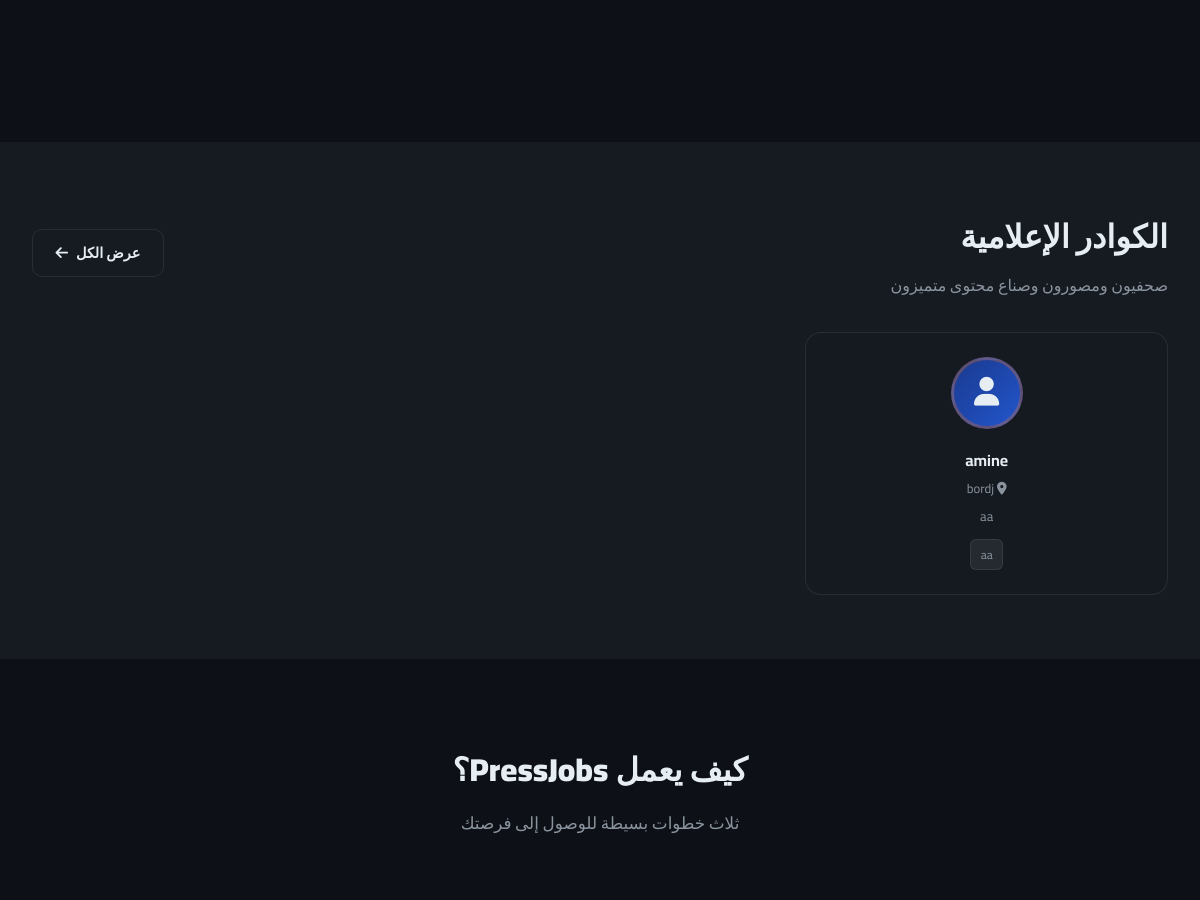
Before: / (middle part) with the older database file.
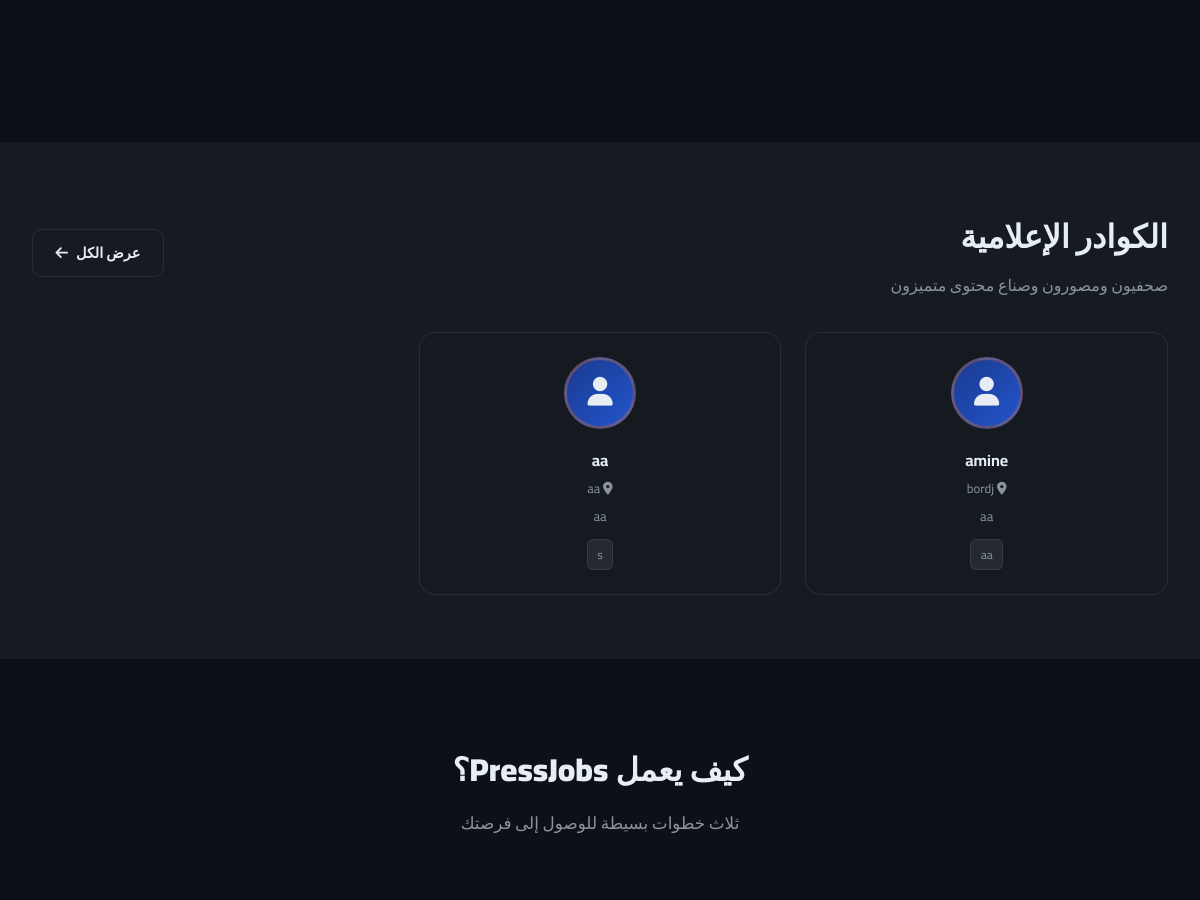
After: the same page with the newer database file.
### tables this page shows
CREATE TABLE users (
        id INTEGER PRIMARY KEY AUTOINCREMENT,
        name TEXT NOT NULL,
        email TEXT UNIQUE NOT NULL,
        password TEXT NOT NULL,
        account_type TEXT NOT NULL,
        bio TEXT,
        location TEXT,
        skills TEXT,
        education TEXT,
        experience TEXT,
        profile_image TEXT,
        created_at TEXT DEFAULT CURRENT_TIMESTAMP
    , last_name TEXT, gender TEXT, civil_status TEXT, specialty TEXT, years_experience TEXT, preferred_channels TEXT, extra_skills TEXT, cv_filename TEXT, intro_video TEXT, article_links TEXT);

### app.py (the view)
@app.route('/')
def index():
    conn = get_db()
    jobs = conn.execute('''
        SELECT jobs.*, users.name as channel_name, users.location as channel_location
        FROM jobs JOIN users ON jobs.channel_id = users.id
        ORDER BY jobs.created_at DESC LIMIT 6
    ''').fetchall()
    channels = conn.execute("SELECT * FROM users WHERE account_type='channel' LIMIT 4").fetchall()
    journalists = conn.execute("SELECT * FROM users WHERE account_type='journalist' LIMIT 6").fetchall()
    conn.close()
    return render_template('index.html', jobs=jobs, channels=channels, journalists=journalists)

### app.py (called while the page is built)
def get_db():
    conn = sqlite3.connect(DB_PATH)
    conn.row_factory = sqlite3.Row
    return conn

### templates/index.html (shortened to what this page needs)
{% extends 'base.html' %}
{% block content %}
<section class="section">
    <div style="max-width:1200px;margin:0 auto">
        {% if jobs %}
        <div class="grid-3">
        {% for job in jobs %}
        <a href="/job/{{ job.id }}" class="card job-card">
            <div class="job-card-header">
                <div>
                    <h3>{{ job.title }}</h3>
                    <div class="job-meta">
                        <i class="fas fa-tv"></i> {{ job.channel_name }}
                        {% if job.location %} · <i class="fas fa-map-marker-alt"></i> {{ job.location }}{% endif %}
                    </div>
                </div>
                <div class="channel-icon"><i class="fas fa-tv"></i></div>
            </div>
            <p class="job-excerpt">{{ job.description }}</p>
            <div class="job-footer">
                <span class="badge badge-blue">{{ {'journalist':'صحفي','photographer':'مصور','content':'صانع محتوى','editor':'مونتير','presenter':'مذيع','reporter':'مراسل'}.get(job.category, job.category) }}</span>
                {% if job.job_type %}<span class="badge badge-orange">{{ job.job_type }}</span>{% endif %}
            </div>
        </a>
        {% endfor %}
        </div>
        {% else %}
        <div style="text-align:center;padding:4rem;color:var(--text-muted)">
        </div>
        {% endif %}
    </div>
</section>
{% if journalists %}
<section class="section" style="background:var(--dark2);padding-top:4rem;padding-bottom:4rem">
    <div style="max-width:1200px;margin:0 auto">
        <div style="display:flex;align-items:center;justify-content:space-between;margin-bottom:2rem;flex-wrap:wrap;gap:1rem">
            <div>
                <h2 class="section-title" style="margin-bottom:0.2rem">الكوادر الإعلامية</h2>
                <p style="color:var(--text-muted)">صحفيون ومصورون وصناع محتوى متميزون</p>
            </div>
            <a href="/journalists" class="btn btn-outline">عرض الكل <i class="fas fa-arrow-left"></i></a>
        </div>
        <div class="grid-3">
        {% for j in journalists %}
        <a href="/profile/{{ j.id }}" class="card" style="text-decoration:none;color:inherit">
            <div class="profile-card">
                <div class="profile-avatar"><i class="fas fa-user"></i></div>
                <h3>{{ j.name }}</h3>
                {% if j.location %}<p style="font-size:0.8rem;margin-bottom:0.5rem"><i class="fas fa-map-marker-alt"></i> {{ j.location }}</p>{% endif %}
                {% if j.bio %}<p>{{ j.bio[:80] }}{% if j.bio|length > 80 %}...{% endif %}</p>{% endif %}
                {% if j.skills %}
                <div class="skill-tags">
                    {% for skill in j.skills.split(',')[:3] %}
                    <span class="skill-tag">{{ skill.strip() }}</span>
                    {% endfor %}
                </div>
                {% endif %}
            </div>
        </a>
        {% endfor %}
        </div>
    </div>
</section>
{% endif %}
<section class="section">
    <div style="max-width:1100px;margin:0 auto;text-align:center">
        <h2 class="section-title">كيف يعمل PressJobs؟</h2>
        <p class="section-sub">ثلاث خطوات بسيطة للوصول إلى فرصتك</p>
        <div class="grid-3">
            <div class="step">
            </div>
            <div class="step">
            </div>
            <div class="step">
            </div>
        </div>
    </div>
</section>
{% endblock %}

Changed rows visible on the page:
added users: name "aa", location "aa", bio "aa", strip "s", shown under "الكوادر الإعلامية"
